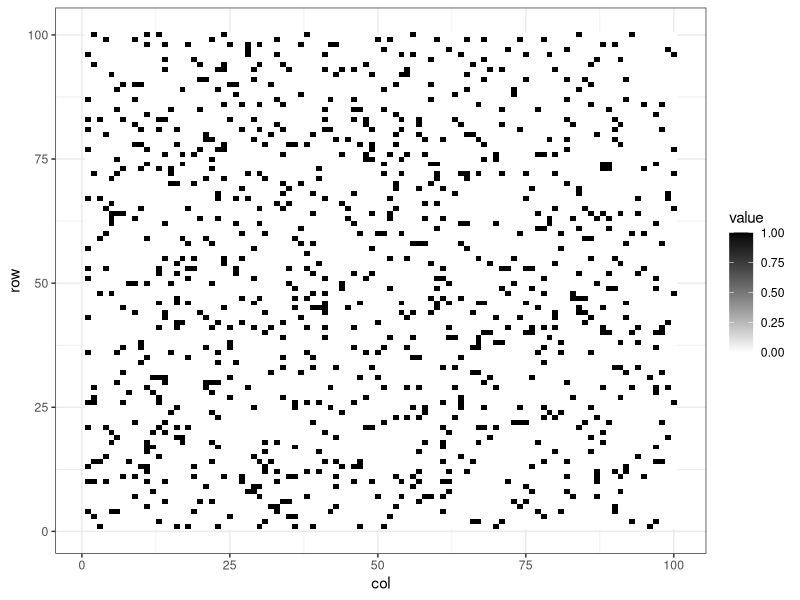

This figure's R source:
#only heat map
library(ggplot2)
library(dplyr)

rm(list = ls())

#the length of the sides of the square
l = 100

#number of trials
t = 1000

#a vector before making the matrix
base = numeric(l^2)

#the number of 1
how_many_1 = numeric(t)

#random
random = as.integer(runif(t, 1, l^2))

#change the numbers of base (=trials)
j = 1 #count

for (i in random) {
  base[i] = ( base[i] + 1 ) %% 2
  j = j + 1
  how_many_1[j] = sum(base) 
}

#convert into data frame
df_how_many_1 <- data.frame(step = 0:t, count = how_many_1)

#heat map!!!
#convert into matrix(data frame)
df_base <- data.frame(
  row = rep(1:l, each = l),
  col = rep(1:l, times = l),
  value = base
)

#draw heat map
ggplot(df_base, aes(x = col, y = row, fill = value)) +
  geom_tile() +
  scale_fill_gradient(low = "white", high = "black") +
  theme_bw()
